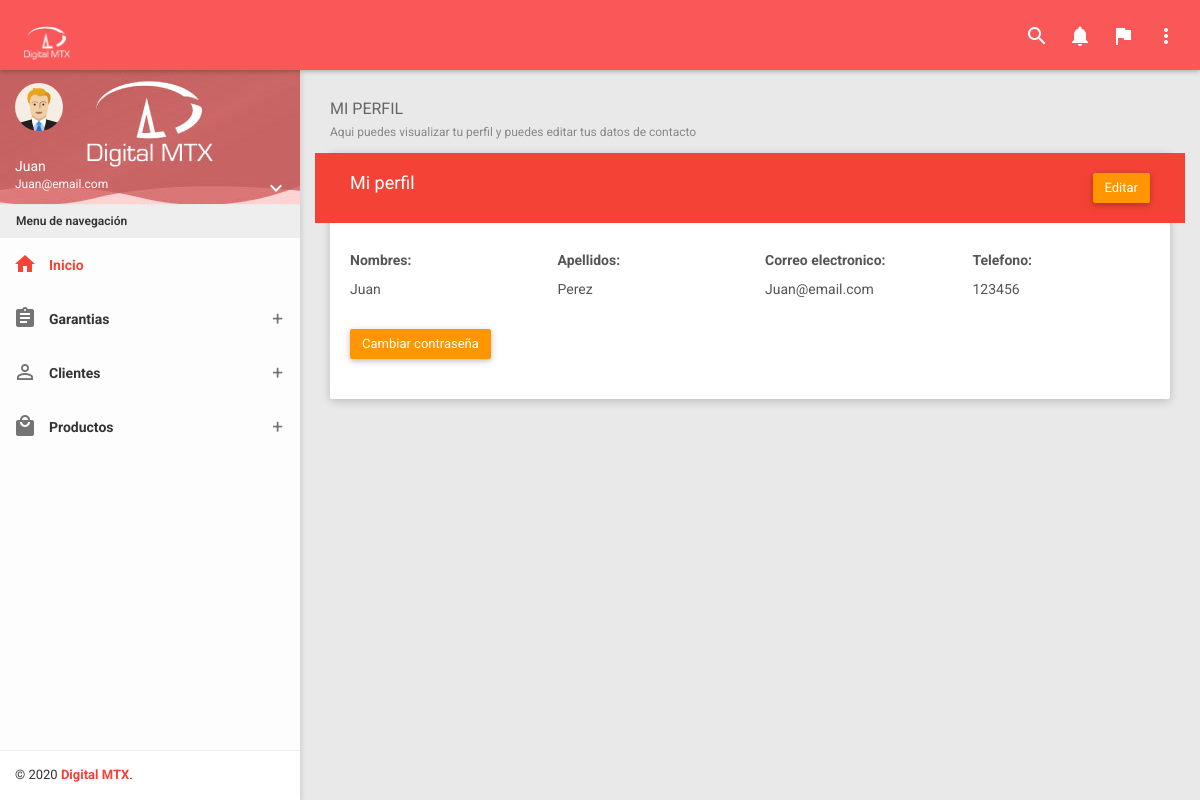
The app's page /?controller=person&method=profile&id=0 (signed in) with its own data.
### tables this page shows
CREATE TABLE `dtm_empleados` (
  `id` int(11) NOT NULL,
  `sesion` text DEFAULT NULL,
  `nombre` varchar(50) NOT NULL,
  `apellidos` varchar(50) NOT NULL,
  `tipodoc` varchar(10) NOT NULL,
  `identificacion` varchar(50) NOT NULL,
  `correo` varchar(150) NOT NULL,
  `telefono` varchar(20) NOT NULL,
  `genero` varchar(10) NOT NULL,
  `sucursal` varchar(50) NOT NULL,
  `cargo` varchar(50) NOT NULL,
  `fechanac` varchar(20) NOT NULL,
  `password` varchar(250) NOT NULL,
  `finanza` tinyint(1) DEFAULT NULL,
  `chat` tinyint(1) DEFAULT NULL,
  `verperfil` tinyint(1) DEFAULT NULL,
  `despacho` tinyint(1) DEFAULT NULL,
  `productos` tinyint(1) DEFAULT NULL,
  `contenido` tinyint(1) DEFAULT NULL,
  `factura` tinyint(1) DEFAULT NULL,
  `mail` tinyint(1) DEFAULT NULL,
  `activo` tinyint(1) DEFAULT NULL
);

### Providers/Database.php (called while the page is built, shortened)
<?php
class Conexion extends PDO
{
	public function select($strSql, $arrayData = array(), $fetchMode = PDO::FETCH_OBJ)
	{
		$query = $this->prepare($strSql);
		foreach ($arrayData as $key => $value)
			$query->bindParam(":$key", $value);
		if (!$query->execute())
			echo "Error, la consulta no se realizó";
		else
			return $query->fetchAll($fetchMode);
	}
}

### Models/Person.php (called while the page is built, shortened)
<?php
class Person {
    private $pdo ;
    public function __construct()
    {
        try {
            $this->pdo = new Conexion;
        } catch ( PDOException $e) {
            die($e->getMessage());
        }
    }
    public function getById($id){
        try {
            $strSql = 'SELECT * FROM dtm_empleados WHERE id = :id';
            $array = ['id' => $id];
            $query = $this->pdo->select($strSql,$array);
            return $query;
        } catch ( PDOException $e) {
            die($e->getMessage());
        }
    }
}

### Views/Persons/profile.php (the view)
<section class="content">
        <div class="container-fluid">
            <div class="block-header">
                <h2>
                    MI PERFIL
                    <small>Aqui puedes visualizar tu perfil y puedes editar tus datos de contacto</small>
                </h2>
            </div>
            <div class="row clearfix">
                <div class="col-lg-12 col-md-12 col-sm-12 col-xs-12">
                    <div class="card">
                        <div class="header bg-red row">
                            <div class="col-sm-6">
                                <h2>Mi perfil</h2>
                            </div>
                            <div class="col-sm-6 text-right">
                                <a href="?controller=person&method=edit&id=<?php echo $data[0]->id?>" class="btn btn-warning">Editar</a>
                            </div>
                        </div>
                        <div class="body">
                            <div class="row clearfix">
                                <div class="col-sm-3">
                                    <h5>Nombres:</h5>
                                    <p><?php echo $data[0]->nombre?></p>
                                </div>
                                <div class="col-sm-3">
                                    <h5>Apellidos:</h5>
                                    <p><?php echo $data[0]->apellidos?></p>
                                </div>
                                <div class="col-sm-3">
                                    <h5>Correo electronico:</h5>
                                    <p><?php echo $data[0]->correo?></p>
                                </div>
                                <div class="col-sm-3">
                                    <h5>Telefono:</h5>
                                    <p><?php echo $data[0]->telefono?></p>
                                </div>
                            </div>
                            <div class="row clearfix">
                                <div class="col-sm-3">
                                    <a href="?controller=person&method=editPass" class="btn btn-warning">Cambiar contraseña</a>
                                </div>
                            </div>
                        </div>
                    </div>
                </div>
            </div>
        </div>
    </section>

### Views/Layout.php (shortened to what this page needs)
<!DOCTYPE html>
<html>
<head>
    <link href="Assets/plugins/bootstrap/css/bootstrap.css" rel="stylesheet">
    <link href="Assets/plugins/node-waves/waves.css" rel="stylesheet" />
    <link href="Assets/plugins/animate-css/animate.css" rel="stylesheet" />
    <link href="Assets/plugins/morrisjs/morris.css" rel="stylesheet" />
    <link href="Assets/plugins/bootstrap-material-datetimepicker/css/bootstrap-material-datetimepicker.css" rel="stylesheet" />
    <link href="Assets/plugins/bootstrap-datepicker/css/bootstrap-datepicker.css" rel="stylesheet" />
    <link href="Assets/plugins/waitme/waitMe.css" rel="stylesheet" />
    <link href="Assets/plugins/bootstrap-select/css/bootstrap-select.css" rel="stylesheet" />
    <link href="Assets/plugins/jquery-datatable/skin/bootstrap/css/dataTables.bootstrap.css" rel="stylesheet">
    <link href="Assets/plugins/sweetalert/sweetalert.css" rel="stylesheet" />
    <link href="Assets/css/styleAdmin.css" rel="stylesheet">
    <link href="Assets/css/themes/all-themes.css" rel="stylesheet" />
</head>
<body class="theme-red">
    <nav class="navbar">
        <div class="container-fluid">
            <div class="navbar-header">
                <a class="navbar-brand" href="?controller=person&method=template">
                    <img src="Assets/img/logo.png" width="50"></img>
                </a>
            </div>
            <div class="collapse navbar-collapse" id="navbar-collapse">
                <ul class="nav navbar-nav navbar-right">
                    <li><a href="javascript:void(0);" class="js-search" data-close="true"><i class="material-icons">search</i></a></li>
                    <li class="dropdown">
                        <a href="javascript:void(0);" class="dropdown-toggle" data-toggle="dropdown" role="button">
                            <i class="material-icons">notifications</i>
                        </a>
                    </li>
                    <li class="dropdown">
                        <a href="javascript:void(0);" class="dropdown-toggle" data-toggle="dropdown" role="button">
                            <i class="material-icons">flag</i>
                        </a>
                    </li>
                    <li class="pull-right"><a href="javascript:void(0);" class="js-right-sidebar" data-close="true"><i class="material-icons">more_vert</i></a></li>
                </ul>
            </div>
        </div>
    </nav>
    <section>
        <aside id="leftsidebar" class="sidebar">
            <div class="user-info">
                <div class="image">
                    <img src="Assets/img/user.png" width="48" height="48" alt="User" />
                </div>
                <div class="info-container">
                    <div class="name" data-toggle="dropdown" aria-haspopup="true" aria-expanded="false">
                        <?php
                            if ($_SESSION['user']->cargo == "Administrador") {
                                echo $_SESSION['user']->usuario;
                            } elseif ($_SESSION['user']->cargo == "Tecnico" || $_SESSION['user']->cargo == "Recepcion" ) {
                                echo $_SESSION['user']->nombre;
                            }
                        ?>
                    </div>
                    <div class="email">
                        <?php
                            if ($_SESSION['user']->cargo == "Tecnico" || $_SESSION['user']->cargo == "Recepcion") {
                                 echo $_SESSION['user']->correo;
                            }
                        ?>
                    </div>
                    <div class="btn-group user-helper-dropdown">
                        <i class="material-icons" data-toggle="dropdown" aria-haspopup="true" aria-expanded="true">keyboard_arrow_down</i>
                    </div>
                </div>
            </div>
            <div class="menu">
                <ul class="list">
                    <li class="header">Menu de navegación</li>
                    <li class="active">
                        <a href="?controller=person&method=template">
                            <i class="material-icons">home</i>
                            <span>Inicio</span>
                        </a>
                    </li>
                    <?php if ($_SESSION['user']->cargo == 'Administrador') { ?>
                        <li>
                        <a href="javascript:void(0);" class="menu-toggle">
                            <i class="material-icons">people</i>
                            <span>Personal</span>
                        </a>
                        <ul class="ml-menu">
                            <li>
                                <a href="?controller=person&method=list" class="menu-toggle">
                                    <span>Registro personal</span>
                                </a>
                            </li>
                        </ul>
                    </li>
                    <li>
                        <a href="javascript:void(0);" class="menu-toggle">
                            <i class="material-icons">assignment</i>
                            <span>Garantias</span>
                        </a>
                        <ul class="ml-menu">
                            <li>
                                <a href="?controller=garanty&method=listGaranty" class="menu-toggle">
                                    <span>Anexo garantias</span>
                                </a>
                            </li>
                        </ul>
                    </li>
                    <li>
                        <a href="javascript:void(0);" class="menu-toggle">
                            <i class="material-icons">build</i>
                            <span>Tecnico</span>
                        </a>
                        <ul class="ml-menu">
                            <li>
                                <a href="?controller=technical&method=list" class="menu-toggle">
                                    <span>Gestion de garantias pendientes</span>
                                </a>
                            </li>
                        </ul>
                    </li>
                    <li>
                        <a href="javascript:void(0);" class="menu-toggle">
                            <i class="material-icons">person_outline</i>
                            <span>Clientes</span>
                        </a>
                        <ul class="ml-menu">
                            <li>
                                <a href="?controller=client&method=list" class="menu-toggle">
                                    <span>Lista de clientes actuales</span>
                                </a>
                            </li>
                        </ul>
                    </li>
                    <li>
                        <a href="javascript:void(0);" class="menu-toggle">
                            <i class="material-icons">local_mall</i>
                            <span>Productos</span>
                        </a>
                        <ul class="ml-menu">
                            <li>
                                <a href="?controller=product&method=list" class="menu-toggle">
                                    <span>Lista de productos en el sistema</span>
                                </a>
                            </li>
                        </ul>
                    </li>
                    <li>
                        <a href="javascript:void(0);" class="menu-toggle">
                            <i class="material-icons">local_mall</i>
                            <span>Facturas</span>
                        </a>
                        <ul class="ml-menu">
                            <li>
                                <a href="?controller=bill" class="menu-toggle">
                                    <span>Carga masiva de facturas</span>
                                </a>
                            </li>
                        </ul>
                    </li>
                    <?php }elseif ($_SESSION['user']->cargo == 'Recepcion') { ?>
                    <li>
                        <a href="javascript:void(0);" class="menu-toggle">
                            <i class="material-icons">assignment</i>
                            <span>Garantias</span>
                        </a>
                    </li>
                    <li>
                        <a href="javascript:void(0);" class="menu-toggle">
                            <i class="material-icons">person_outline</i>
                            <span>Clientes</span>
                        </a>
                    </li>
                    <li>
                        <a href="javascript:void(0);" class="menu-toggle">
                            <i class="material-icons">local_mall</i>
                            <span>Productos</span>
                        </a>
                    </li>
                    <?php } ?>
                </ul>
            </div>
            <div class="legal">
                <div class="copyright">
                    &copy; <?php echo date('Y');?> <a href="javascript:void(0);">Digital MTX</a>.
                </div>
            </div>
        </aside>
    </section>
</body>
</html>

### Assets/css/themes/all-themes.css (style rules this page uses)
.theme-red .navbar-brand { color: #fff; }
.theme-red .nav>li>a { color: #fff; }
.theme-red .sidebar .menu .list li.active { background-color: transparent; }
.theme-red .sidebar .menu .list li.active> :first-child i, .theme-red .sidebar .menu .list li.active> :first-child span { color: #F44336; }
.theme-red .sidebar .menu .list .toggled { background-color: transparent; }
.theme-red .sidebar .legal { background-color: #fff; }
.theme-red .sidebar .legal .copyright a { color: #F44336 !important; }

### records on screen
dtm_empleados: nombre "Juan", correo "Juan@email.com", apellidos "Perez", telefono "123456"
